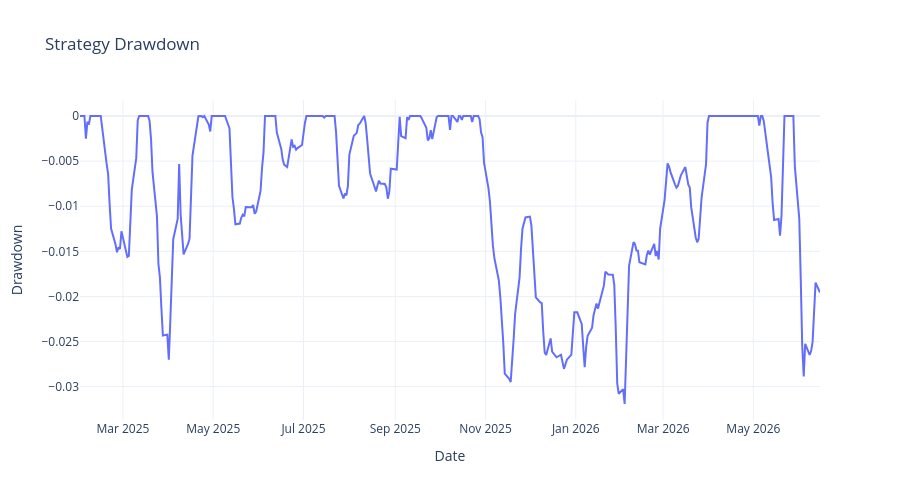

The code cell stored with this chart in its notebook:
### Code cell
# ============================================================
# CELL 12: Drawdown Visualization
# ============================================================

fig = go.Figure()

fig.add_trace(go.Scatter(
    x=drawdown.index,
    y=drawdown,
    mode="lines",
    name="Drawdown"
))

fig.update_layout(
    title="Strategy Drawdown",
    xaxis_title="Date",
    yaxis_title="Drawdown",
    template="plotly_white",
    height=500
)

fig.show()

### Figure 1 — Plotly figure (JSON) as saved in the notebook; plotly's stock layout.template omitted (floating-point values rounded to 4 significant figures; data arrays with more than 128 entries replaced by an {"elided": "..."} marker saying what was removed)
{"data": [{"mode": "lines", "name": "Drawdown", "type": "scatter", "x": {"elided": "344 str values"}, "y": {"elided": "344 float values"}}], "layout": {"height": 500, "title": {"text": "Strategy Drawdown"}, "xaxis": {"title": {"text": "Date"}}, "yaxis": {"title": {"text": "Drawdown"}}}}
